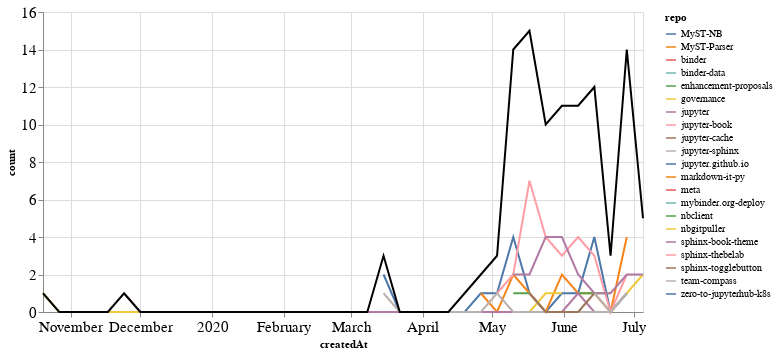

The cell this chart's notebook holds for it:
### Markdown cell above
## PRs

### Code cell
prs_time = prs.groupby('repo').resample('W', on='createdAt').count()['author'].reset_index()
prs_time = prs_time.rename(columns={'author': 'count'})
prs_time_total = prs_time.groupby('createdAt').agg({"count": "sum"}).reset_index()

ch1 = alt.Chart(prs_time, width=600).mark_line().encode(
    x='createdAt',
    y='count',
    color='repo',
    tooltip="repo"
)

ch2 = alt.Chart(prs_time_total, width=600).mark_line(color="black").encode(
    x='createdAt',
    y='count',
)

ch1 + ch2

### Figure 1 — Vega-Lite specification as saved in the notebook (floating-point values rounded to 4 significant figures; data arrays with more than 128 entries replaced by an {"elided": "..."} marker saying what was removed)
{"config": {"axisLeft": {"labelFontSize": 15}, "axisBottom": {"labelFontSize": 15}}, "layer": [{"data": {"name": "data-16de486af8e6c9a6083e88f5c9556c0e"}, "mark": "line", "encoding": {"color": {"type": "nominal", "field": "repo"}, "tooltip": {"type": "nominal", "field": "repo"}, "x": {"type": "temporal", "field": "createdAt"}, "y": {"type": "quantitative", "field": "count"}}, "width": 600}, {"data": {"name": "data-8fe36c6570669d66b3c92532b4f205a3"}, "mark": {"type": "line", "color": "black"}, "encoding": {"x": {"type": "temporal", "field": "createdAt"}, "y": {"type": "quantitative", "field": "count"}}, "width": 600}], "$schema": "https://vega.github.io/schema/vega-lite/v4.8.1.json", "datasets": {"data-16de486af8e6c9a6083e88f5c9556c0e": {"elided": "149 records"}, "data-8fe36c6570669d66b3c92532b4f205a3": [{"createdAt": "2019-10-20T00:00:00", "count": 1}, {"createdAt": "2019-10-27T00:00:00", "count": 0}, {"createdAt": "2019-11-03T00:00:00", "count": 0}, {"createdAt": "2019-11-10T00:00:00", "count": 0}, {"createdAt": "2019-11-17T00:00:00", "count": 0}, {"createdAt": "2019-11-24T00:00:00", "count": 1}, {"createdAt": "2019-12-01T00:00:00", "count": 0}, {"createdAt": "2019-12-08T00:00:00", "count": 0}, {"createdAt": "2019-12-15T00:00:00", "count": 0}, {"createdAt": "2019-12-22T00:00:00", "count": 0}, {"createdAt": "2019-12-29T00:00:00", "count": 0}, {"createdAt": "2020-01-05T00:00:00", "count": 0}, {"createdAt": "2020-01-12T00:00:00", "count": 0}, {"createdAt": "2020-01-19T00:00:00", "count": 0}, {"createdAt": "2020-01-26T00:00:00", "count": 0}, {"createdAt": "2020-02-02T00:00:00", "count": 0}, {"createdAt": "2020-02-09T00:00:00", "count": 0}, {"createdAt": "2020-02-16T00:00:00", "count": 0}, {"createdAt": "2020-02-23T00:00:00", "count": 0}, {"createdAt": "2020-03-01T00:00:00", "count": 0}, {"createdAt": "2020-03-08T00:00:00", "count": 0}, {"createdAt": "2020-03-15T00:00:00", "count": 3}, {"createdAt": "2020-03-22T00:00:00", "count": 0}, {"createdAt": "2020-03-29T00:00:00", "count": 0}, {"createdAt": "2020-04-05T00:00:00", "count": 0}, {"createdAt": "2020-04-12T00:00:00", "count": 0}, {"createdAt": "2020-04-19T00:00:00", "count": 1}, {"createdAt": "2020-04-26T00:00:00", "count": 2}, {"createdAt": "2020-05-03T00:00:00", "count": 3}, {"createdAt": "2020-05-10T00:00:00", "count": 14}, {"createdAt": "2020-05-17T00:00:00", "count": 15}, {"createdAt": "2020-05-24T00:00:00", "count": 10}, {"createdAt": "2020-05-31T00:00:00", "count": 11}, {"createdAt": "2020-06-07T00:00:00", "count": 11}, {"createdAt": "2020-06-14T00:00:00", "count": 12}, {"createdAt": "2020-06-21T00:00:00", "count": 3}, {"createdAt": "2020-06-28T00:00:00", "count": 14}, {"createdAt": "2020-07-05T00:00:00", "count": 5}]}}
